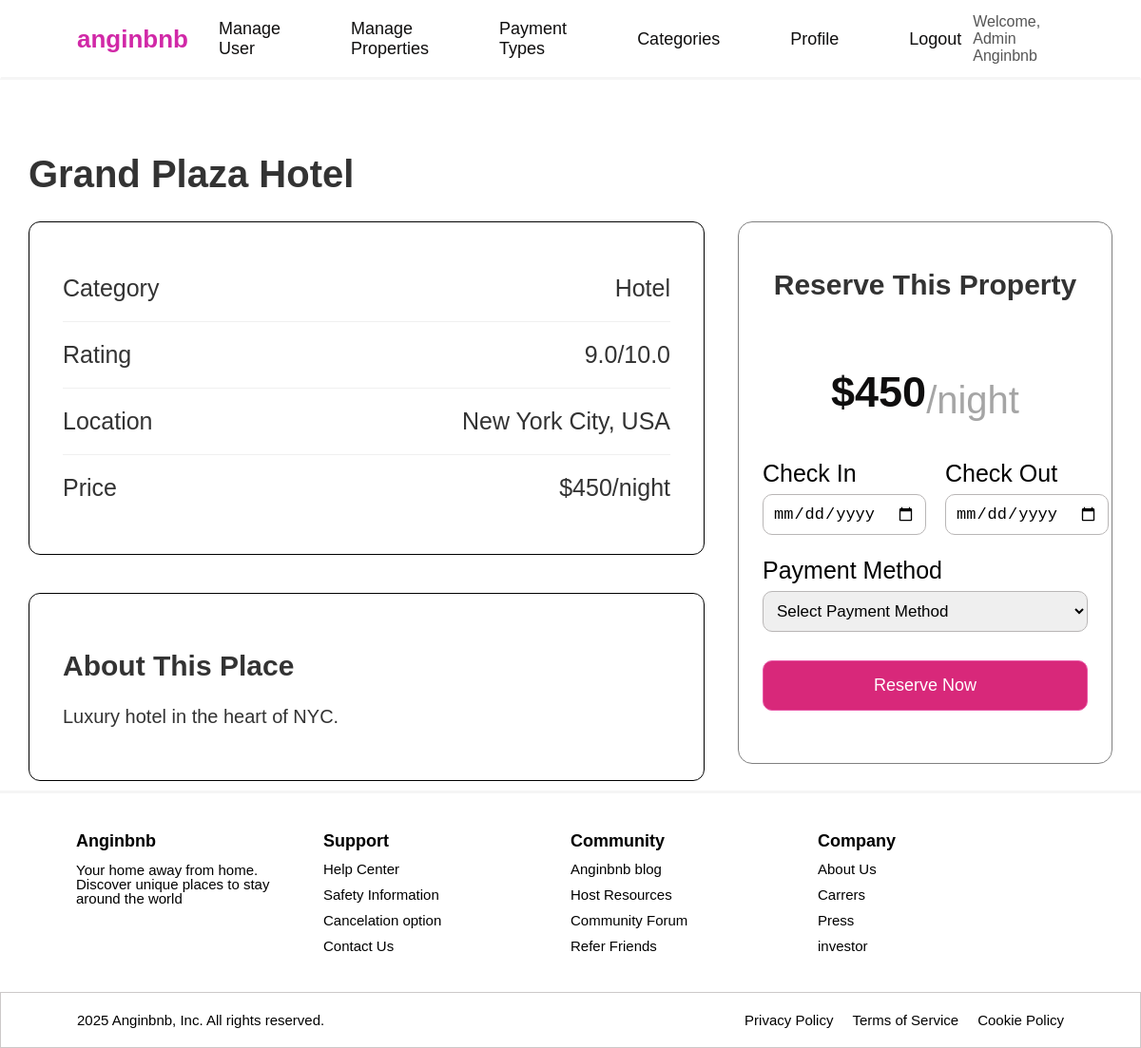
The app's page /property-detail.php?id=1 (signed in) with its own data.
### tables this page shows
CREATE TABLE MsProperty (
    PropertyID INT(10) NOT NULL AUTO_INCREMENT,
    PropertyName VARCHAR(100) NOT NULL,
    PropertyLocation VARCHAR(100) NOT NULL,
    PropertyPrice INT(10) NOT NULL,
    PropertyDescription VARCHAR(200) NOT NULL,
    PropertyRating DECIMAL(3, 1) NOT NULL,
    CategoryID INT(10) NOT NULL,
    PRIMARY KEY (PropertyID),
    FOREIGN KEY (CategoryID) REFERENCES MsCategory(CategoryID) 
        ON UPDATE CASCADE ON DELETE CASCADE
);

CREATE TABLE MsCategory (
    CategoryID INT(10) NOT NULL AUTO_INCREMENT,
    CategoryName VARCHAR(20) NOT NULL,
    PRIMARY KEY (CategoryID)
);

### property-detail.php (the view, shortened to what this page needs)
<?php
include 'config/database.php';
include 'components/header.php';
include 'components/navbar.php';
$id = mysqli_real_escape_string($connect, $_GET['id']);
$query = "SELECT p.*, c.CategoryName
          FROM MsProperty p
          JOIN MsCategory c ON p.CategoryID = c.CategoryID
          WHERE p.PropertyID = '$id'";
$result = mysqli_query($connect, $query);
$data = mysqli_fetch_assoc($result);
?>
<div id="Detailproperty">
    <h1><?php echo $data['PropertyName']; ?></h1>
    <div class="content-wrap">
        <div class="column-left">
            <div id="Detailtempat">
                <div class="detailtempat">
                    <p>Category</p>
                    <p><?php echo $data['CategoryName']; ?></p>
                </div>
                <div class="detailtempat">
                    <div>Rating</div>
                    <div><?php echo number_format($data['PropertyRating'], 1); ?>/10.0</div>
                </div>
                <div class="detailtempat">
                    <div>Location</div>
                    <div><?php echo $data['PropertyLocation']; ?></div>
                </div>
                <div class="detailtempat">
                    <div>Price</div>
                    <div id="harga">$<?php echo number_format($data['PropertyPrice']); ?>/night</div>
                </div>
            </div>
            <div id="aboutplace">
                <h2>About This Place</h2>
                <p><?php echo nl2br($data['PropertyDescription']); ?></p>
            </div>
        </div>
        <div id="Reserve-box">
            <?php if (isset($_SESSION['user_id'])): ?>
                <h2>Reserve This Property</h2>
                <div id="pricedisplay">
                    <h3>$<?php echo number_format($data['PropertyPrice']); ?></h3>
                    <p>/night</p>
                </div>
                <form action="controllers/booking_controller.php" method="POST">
                    <div class="datainputbox">
                        <div class="data-input-form">
                            <label for="check-in">Check In</label>
                            <input type="date" id="check-in" name="check_in" required>
                        </div>
                        <div class="data-input-form">
                            <label for="check-out">Check Out</label>
                            <input type="date" id="check-out" name="check_out" required>
                        </div>
                    </div>
                    <div class="payment-method">
                        <label for="payment-method">Payment Method</label>
                        <select name="payment_type_id" id="payment-method" required>
                            <option value="">Select Payment Method</option>
                        </select>
                        <button type="submit" id="reserve-btn">Reserve Now</button>
                    </div>
                </form>
            <?php endif; ?>
        </div>
    </div>
</div>
<?php include 'components/footer.php'; ?>

### assets/css/style.css (style rules this page uses)
body { font-family: Arial, sans-serif; background-color: #f7f7f7; color: #333333; min-height: 100vh; margin: 0; padding: 0; display: flex; flex-direction: column; }

### assets/css/home.css (style rules this page uses)
body { background-color: white; color: #333333; min-height: 100vh; display: flex; flex-direction: column; }

### assets/css/property-detail.css (style rules this page uses)
#Detailproperty { max-width: 1200px; margin: 40px auto 0; padding: 0px 30px; width: 100%; box-sizing: border-box; height: 100%; flex-grow: 1; }
#Detailproperty h1 { font-size: 40px; font-family: Arial, Helvetica, sans-serif; font-weight: 900; }
.content-wrap { display: flex; gap: 35px; align-items: flex-start; }
.column-left { width: 65%; display: flex; flex-direction: column; gap: 40px; }
#Detailtempat,#aboutplace { background-color: white; padding: 35px; border-radius: 12px; border: 1px solid black; margin-bottom: 0px; width: 100%; box-sizing: border-box; }
.detailtempat { display: flex; justify-content: space-between; padding: 20px 0px; border-bottom: 1px solid #f0f0f0; }
.detailtempat:last-child { border-bottom: none; }
#aboutplace { width: 100%; }
.detailtempat p, .detailtempat div { margin: 0; font-size: 25px; }
#aboutplace h2 { font-size: 30px; font-family: Arial, Helvetica, sans-serif; font-weight: 700; width: 100%; }
#aboutplace p { font-size: 20px; }
#Reserve-box { width: 30%; padding: 25px; border-radius: 15px; height: fit-content; margin-top: 0px; border: 1px solid grey; }
#Reserve-box h2 { font-size: 30px; font-family: Arial, Helvetica, sans-serif; font-weight: 700; width: 100%; text-align: center; }
#pricedisplay { display:flex; align-items: flex-end; text-align: center; justify-content: center; }
#pricedisplay h3 { font-size:45px; color: #0f0e0e; }
#pricedisplay p { font-size: 40px; color: #a5a5a5; }
.datainputbox { display: flex; gap: 20px; margin-bottom: 23px; }
.data-input-form { flex-grow: 1; }
.data-input-form label, .payment-method label { display: block; font-size: 25px; font-weight: 300; margin-bottom: 7px; color: black; }
.data-input-form input, .payment-method select { width: 100%; padding: 10px 10px; border: 1px solid rgb(185, 182, 182); border-radius: 10px; font-size: 17px; box-sizing: border-box; }
.payment-method { margin-bottom: 30px; }
.payment-method option { background-color: #f1eff1; }
#reserve-btn { width: 100%; padding: 15px; margin-top: 30px; background-color: rgb(216, 40, 122) ; border-radius: 10px; font-size: large; color: white; border: 1px solid rgb(233, 90, 168); }

### records on screen
msproperty: PropertyName "Grand Plaza Hotel", CategoryID.CategoryName "Hotel", PropertyRating "9.0", PropertyLocation "New York City, USA", PropertyPrice "450", PropertyDescription "Luxury hotel in the heart of NYC."

### other values on screen
$_SESSION['user_name'] "Admin Anginbnb"
